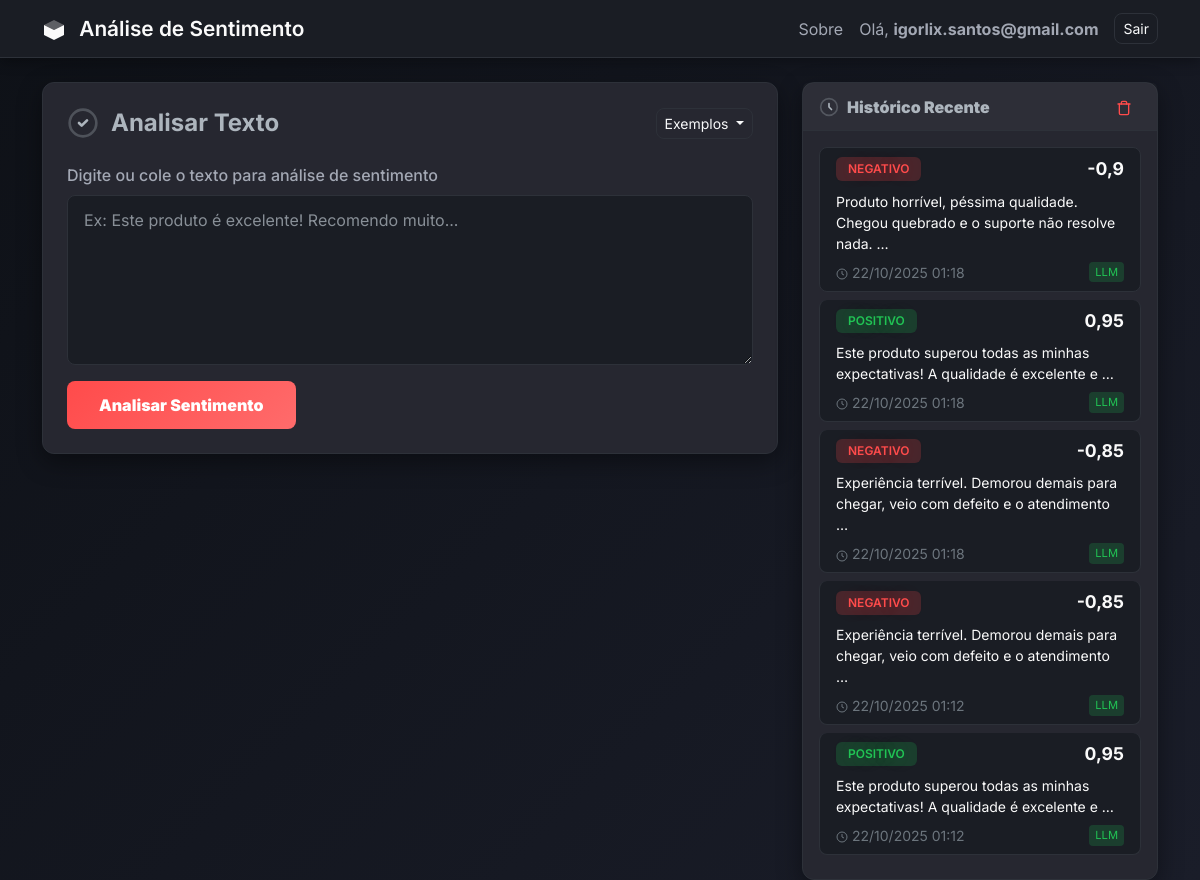
The app's page / (signed in), older data.
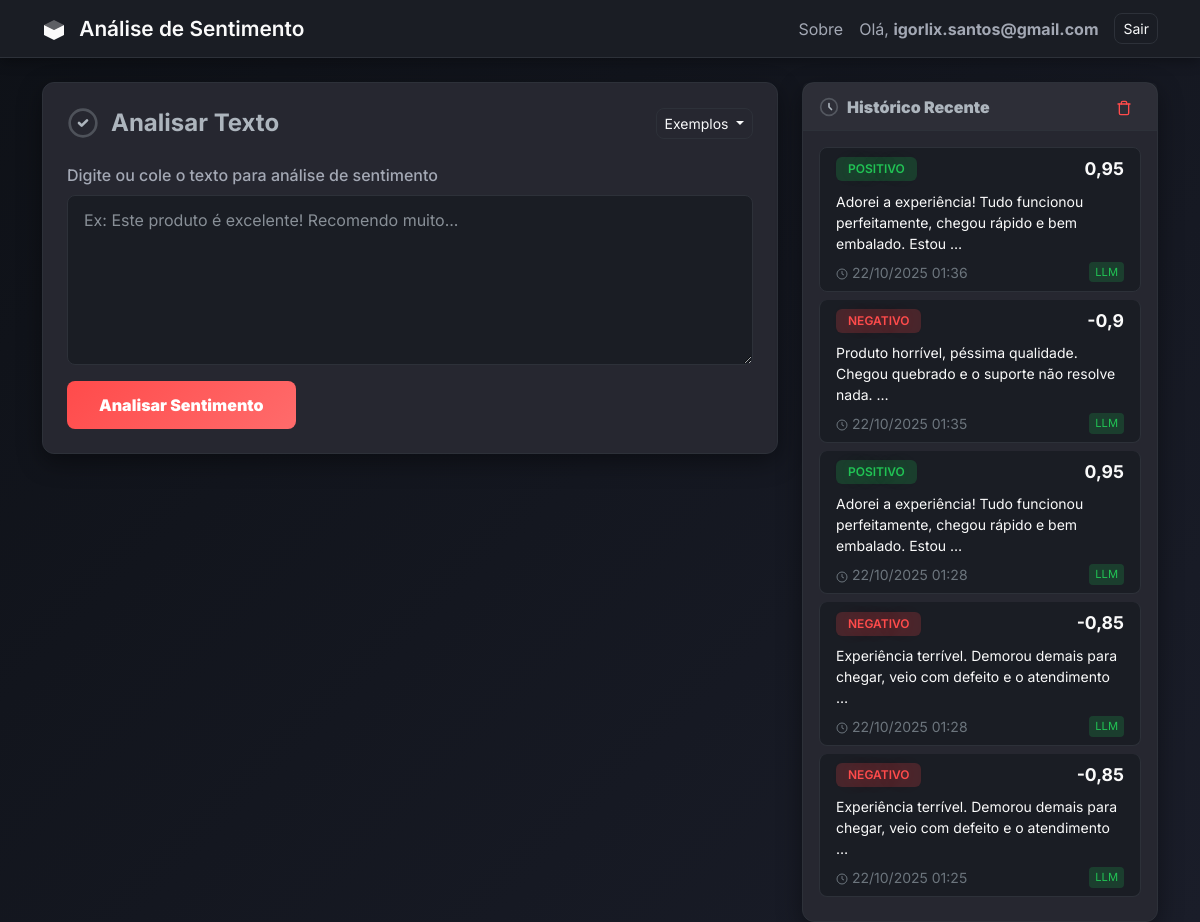
The same page, newer data.
### analise/models.py (models this page shows, shortened)
class Analise(models.Model):
    SENTIMENTOS = [
        ('positivo', 'Positivo'),
        ('negativo', 'Negativo'),
        ('neutro', 'Neutro'),
    ]
    usuario = models.ForeignKey(User, on_delete=models.CASCADE, related_name='analises')
    texto = models.TextField()
    sentimento = models.CharField(max_length=20, choices=SENTIMENTOS)
    pontuacao = models.FloatField()
    metodo = models.CharField(max_length=50, default='dicionario')
    data_criacao = models.DateTimeField(auto_now_add=True)
    class Meta:
        ordering = ['-data_criacao']
        verbose_name = 'Análise'
        verbose_name_plural = 'Análises'

### analise/views.py (the view, shortened to what this page needs)
# urls.py: path('', views.analise_view, name='analise'),
@login_required
def analise_view(request):
    analisador = AnalisadorSentimento()
    resultado = None
    historico = Analise.objects.filter(usuario=request.user)[:5]
    return render(request, 'analise/analise.html', {
        'resultado': resultado,
        'historico': historico
    })

### analise/templates/analise/analise.html (shortened to what this page needs)
{% extends 'analise/base.html' %}
{% load l10n %}
{% block content %}
<div class="row">
    <div class="col-lg-8 mb-4">
        <div class="card">
            <div class="card-body p-4">
                <div class="d-flex align-items-center justify-content-between mb-4">
                    <div class="d-flex align-items-center">
                        <svg width="32" height="32" viewBox="0 0 24 24" fill="none" style="margin-right: 12px;">
                            <path d="M9 12L11 14L15 10" stroke="currentColor" stroke-width="2" stroke-linecap="round" stroke-linejoin="round"/>
                            <circle cx="12" cy="12" r="10" stroke="currentColor" stroke-width="2" opacity="0.3"/>
                        </svg>
                        <h4 class="mb-0" style="font-weight: 700;">Analisar Texto</h4>
                    </div>
                    <div class="dropdown">
                        <button class="btn btn-outline-light btn-sm dropdown-toggle" type="button" data-bs-toggle="dropdown">
                            Exemplos
                        </button>
                    </div>
                </div>
                <form method="post" id="formAnalise">
                    <div class="mb-3">
                        <label for="texto" class="form-label">Digite ou cole o texto para análise de sentimento</label>
                        <textarea class="form-control" id="texto" name="texto" rows="6" required placeholder="Ex: Este produto é excelente! Recomendo muito..."></textarea>
                    </div>
                    <button type="submit" class="btn btn-primary" style="padding: 12px 32px;">
                        <strong>Analisar Sentimento</strong>
                    </button>
                </form>
            </div>
        </div>
    </div>
    <div class="col-lg-4">
        <div class="card" style="position: sticky; top: 20px;">
            <div class="card-header">
                <div class="d-flex align-items-center justify-content-between">
                    <div class="d-flex align-items-center">
                        <svg width="20" height="20" viewBox="0 0 24 24" fill="none" style="margin-right: 8px;">
                            <path d="M12 8V12L15 15" stroke="currentColor" stroke-width="2" stroke-linecap="round"/>
                            <circle cx="12" cy="12" r="10" stroke="currentColor" stroke-width="2" opacity="0.3"/>
                        </svg>
                        <strong>Histórico Recente</strong>
                    </div>
                    {% if historico %}
                    <button class="btn btn-sm" style="color: var(--accent-color); padding: 4px 8px;" data-bs-toggle="modal" data-bs-target="#limparHistoricoModal" title="Limpar histórico">
                        <svg width="16" height="16" viewBox="0 0 24 24" fill="none">
                            <path d="M3 6H5H21" stroke="currentColor" stroke-width="2" stroke-linecap="round"/>
                            <path d="M19 6V20C19 21 18 22 17 22H7C6 22 5 21 5 20V6M8 6V4C8 3 9 2 10 2H14C15 2 16 3 16 4V6" stroke="currentColor" stroke-width="2" stroke-linecap="round"/>
                        </svg>
                    </button>
                    {% endif %}
                </div>
            </div>
            <div class="card-body p-3">
                {% if historico %}
                    <div class="list-group">
                        {% for item in historico %}
                        <div class="list-group-item">
                            <div class="d-flex w-100 justify-content-between align-items-center mb-2">
                                {% if item.sentimento == 'positivo' %}
                                <span class="badge sentimento-{{ item.sentimento }}" style="background: rgba(33,195,84, 0.2);">{{ item.sentimento|upper }}</span>
                                {% elif item.sentimento == 'negativo' %}
                                <span class="badge sentimento-{{ item.sentimento }}" style="background: rgba(255,75,75, 0.2);">{{ item.sentimento|upper }}</span>
                                {% else %}
                                <span class="badge sentimento-{{ item.sentimento }}" style="background: rgba(255,165,0, 0.2);">{{ item.sentimento|upper }}</span>
                                {% endif %}
                                <strong style="font-size: 1.1rem;">{{ item.pontuacao }}</strong>
                            </div>
                            <p class="mb-2 small" style="line-height: 1.5;">{{ item.texto|truncatewords:12 }}</p>
                            <div class="d-flex justify-content-between align-items-center">
                                <small class="text-secondary">
                                    <svg width="12" height="12" viewBox="0 0 24 24" fill="none" style="display: inline; vertical-align: middle;">
                                        <circle cx="12" cy="12" r="10" stroke="currentColor" stroke-width="2"/>
                                        <path d="M12 6V12L16 14" stroke="currentColor" stroke-width="2"/>
                                    </svg>
                                    {{ item.data_criacao|date:"d/m/Y H:i" }}
                                </small>
                                {% if item.metodo == 'llm' %}
                                <small style="font-size: 0.7rem; padding: 2px 6px; border-radius: 4px; background: rgba(33,195,84, 0.2); color: #21c354;">LLM</small>
                                {% elif item.metodo == 'dicionario' %}
                                <small style="font-size: 0.7rem; padding: 2px 6px; border-radius: 4px; background: rgba(96,165,250, 0.2); color: #60a5fa;">DIC</small>
                                {% else %}
                                <small style="font-size: 0.7rem; padding: 2px 6px; border-radius: 4px; background: rgba(251,191,36, 0.2); color: #fbbf24;">TXT</small>
                                {% endif %}
                            </div>
                        </div>
                        {% endfor %}
                    </div>
                {% endif %}
            </div>
        </div>
    </div>
</div>
{% endblock %}

### analise/templates/analise/base.html (shortened to what this page needs)
<!DOCTYPE html>
<html lang="pt-br" data-bs-theme="dark">
<head>
    <link href="https://cdn.jsdelivr.net/npm/bootstrap@5.3.0/dist/css/bootstrap.min.css" rel="stylesheet">
</head>
<body>
    <nav class="navbar navbar-expand-lg mb-4">
        <div class="container">
            <a class="navbar-brand" href="{% url 'analise' %}">
                <svg width="24" height="24" viewBox="0 0 24 24" fill="none" style="display: inline-block; vertical-align: middle; margin-right: 8px;">
                    <path d="M12 2L2 7L12 12L22 7L12 2Z" fill="currentColor" opacity="0.3"/>
                    <path d="M2 17L12 22L22 17V7L12 12L2 7V17Z" fill="currentColor"/>
                </svg>
                Análise de Sentimento
            </a>
            {% if user.is_authenticated %}
            <div class="d-flex align-items-center ms-auto">
                <a class="nav-link me-3" href="#" data-bs-toggle="modal" data-bs-target="#sobreModal" style="color: var(--text-secondary); text-decoration: none;">Sobre</a>
                <span class="navbar-text me-3">
                    Olá, <strong>{{ user.username }}</strong>
                </span>
                <a class="btn btn-outline-light btn-sm" href="{% url 'logout' %}">Sair</a>
            </div>
            {% endif %}
        </div>
    </nav>
    <div class="container">
        {% block content %}{% endblock %}
    </div>
</body>
</html>

### analise/templates/analise/base.html (style rules this page uses)
:root { --bg-primary: #0e1117; --bg-secondary: #1a1d24; --bg-card: #262730; --border-color: #2d3139; --text-primary: #fafafa; --text-secondary: #a3a8b4; --accent-color: #ff4b4b; --success-color: #21c354; --warning-color: #ffa500; --info-color: #0068c9; }
* { font-family: 'Inter', -apple-system, BlinkMacSystemFont, sans-serif; }
body { background: linear-gradient(135deg, var(--bg-primary) 0%, #1a1d29 100%); color: var(--text-primary); min-height: 100vh; }
.navbar { background: var(--bg-secondary) !important; border-bottom: 1px solid var(--border-color); backdrop-filter: blur(10px); box-shadow: 0 4px 12px rgba(0,0,0,0.3); }
.navbar-brand { font-weight: 600; font-size: 1.3rem; color: var(--text-primary) !important; }
.card { background: var(--bg-card); border: 1px solid var(--border-color); border-radius: 12px; box-shadow: 0 8px 24px rgba(0,0,0,0.4); transition: transform 0.2s, box-shadow 0.2s; }
.card-header { background: rgba(255,255,255,0.03); border-bottom: 1px solid var(--border-color); font-weight: 600; }
.form-control, .form-select { background: var(--bg-secondary); border: 1px solid var(--border-color); color: var(--text-primary); border-radius: 8px; padding: 12px 16px; transition: border-color 0.2s, box-shadow 0.2s; }
.form-label { color: var(--text-secondary); font-weight: 500; margin-bottom: 8px; }
.btn-primary { background: linear-gradient(135deg, var(--accent-color) 0%, #ff6b6b 100%); border: none; border-radius: 8px; padding: 12px 24px; font-weight: 600; transition: transform 0.2s, box-shadow 0.2s; }
.btn-outline-light { border: 1px solid var(--border-color); border-radius: 8px; transition: all 0.2s; }
.sentimento-positivo { color: var(--success-color); font-weight: 700; text-shadow: 0 0 20px rgba(33,195,84,0.3); }
.sentimento-negativo { color: var(--accent-color); font-weight: 700; text-shadow: 0 0 20px rgba(255,75,75,0.3); }
.list-group-item { background: var(--bg-secondary); border: 1px solid var(--border-color); color: var(--text-primary); margin-bottom: 8px; border-radius: 8px !important; transition: background 0.2s; }
.badge { border-radius: 6px; padding: 6px 12px; font-weight: 600; }
.navbar-text { color: var(--text-secondary) !important; }
textarea.form-control { min-height: 150px; resize: vertical; }

Row changes from the older to the newer data that the page shows:
no longer on this page (row unchanged): Analise: sentimento "NEGATIVO", pontuacao "-0,9", texto "Produto horrível, péssima qualidade. Chegou quebrado e o suporte não resolve nada. …", data_criacao "22/10/2025 01:18", metodo "LLM"
no longer on this page (row unchanged): Analise: sentimento "POSITIVO", pontuacao "0,95", texto "Este produto superou todas as minhas expectativas! A qualidade é excelente e …", data_criacao "22/10/2025 01:18", metodo "LLM"
no longer on this page (row unchanged): Analise: sentimento "NEGATIVO", pontuacao "-0,85", texto "Experiência terrível. Demorou demais para chegar, veio com defeito e o atendimento …", data_criacao "22/10/2025 01:18", metodo "LLM"
no longer on this page (row unchanged): Analise: sentimento "NEGATIVO", pontuacao "-0,85", texto "Experiência terrível. Demorou demais para chegar, veio com defeito e o atendimento …", data_criacao "22/10/2025 01:12", metodo "LLM"
no longer on this page (row unchanged): Analise: sentimento "POSITIVO", pontuacao "0,95", texto "Este produto superou todas as minhas expectativas! A qualidade é excelente e …", data_criacao "22/10/2025 01:12", metodo "LLM"
added Analise: sentimento "POSITIVO", pontuacao "0,95", texto "Adorei a experiência! Tudo funcionou perfeitamente, chegou rápido e bem embalado. Estou …", data_criacao "22/10/2025 01:36", metodo "LLM"
added Analise: sentimento "NEGATIVO", pontuacao "-0,9", texto "Produto horrível, péssima qualidade. Chegou quebrado e o suporte não resolve nada. …", data_criacao "22/10/2025 01:35", metodo "LLM"
added Analise: sentimento "POSITIVO", pontuacao "0,95", texto "Adorei a experiência! Tudo funcionou perfeitamente, chegou rápido e bem embalado. Estou …", data_criacao "22/10/2025 01:28", metodo "LLM"
added Analise: sentimento "NEGATIVO", pontuacao "-0,85", texto "Experiência terrível. Demorou demais para chegar, veio com defeito e o atendimento …", data_criacao "22/10/2025 01:28", metodo "LLM"
added Analise: sentimento "NEGATIVO", pontuacao "-0,85", texto "Experiência terrível. Demorou demais para chegar, veio com defeito e o atendimento …", data_criacao "22/10/2025 01:25", metodo "LLM"
